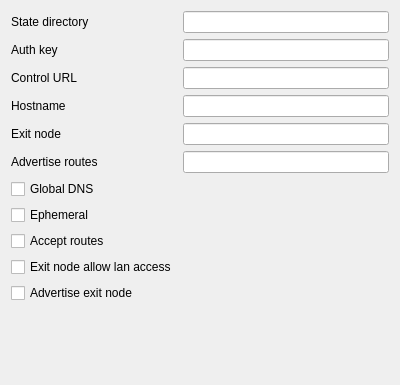
<?xml version="1.0" encoding="UTF-8"?>
<ui version="4.0">
 <class>EditTailScale</class>
 <widget class="QWidget" name="EditTailScale">
  <property name="geometry">
   <rect>
    <x>0</x>
    <y>0</y>
    <width>400</width>
    <height>385</height>
   </rect>
  </property>
  <property name="windowTitle">
   <string>Form</string>
  </property>
  <layout class="QFormLayout" name="formLayout">
   <item row="0" column="0">
    <widget class="QLabel" name="label">
     <property name="text">
      <string>State directory</string>
     </property>
    </widget>
   </item>
   <item row="0" column="1">
    <widget class="QLineEdit" name="state_dir"/>
   </item>
   <item row="2" column="0">
    <widget class="QLabel" name="label_2">
     <property name="text">
      <string>Auth key</string>
     </property>
    </widget>
   </item>
   <item row="2" column="1">
    <widget class="QLineEdit" name="auth_key"/>
   </item>
   <item row="4" column="0">
    <widget class="QLabel" name="label_3">
     <property name="text">
      <string>Control URL</string>
     </property>
    </widget>
   </item>
   <item row="4" column="1">
    <widget class="QLineEdit" name="control_plane"/>
   </item>
   <item row="7" column="0">
    <widget class="QLabel" name="label_4">
     <property name="text">
      <string>Hostname</string>
     </property>
    </widget>
   </item>
   <item row="7" column="1">
    <widget class="QLineEdit" name="hostname"/>
   </item>
   <item row="13" column="0">
    <widget class="QCheckBox" name="accept_route">
     <property name="text">
      <string>Accept routes</string>
     </property>
    </widget>
   </item>
   <item row="12" column="0">
    <widget class="QCheckBox" name="ephemeral">
     <property name="text">
      <string>Ephemeral</string>
     </property>
    </widget>
   </item>
   <item row="14" column="0">
    <widget class="QCheckBox" name="exit_node_lan_access">
     <property name="text">
      <string>Exit node allow lan access</string>
     </property>
    </widget>
   </item>
   <item row="15" column="0">
    <widget class="QCheckBox" name="advertise_exit_node">
     <property name="text">
      <string>Advertise exit node</string>
     </property>
    </widget>
   </item>
   <item row="9" column="0">
    <widget class="QLabel" name="label_5">
     <property name="text">
      <string>Exit node</string>
     </property>
    </widget>
   </item>
   <item row="9" column="1">
    <widget class="QLineEdit" name="exit_node"/>
   </item>
   <item row="10" column="0">
    <widget class="QLabel" name="label_6">
     <property name="toolTip">
      <string>&lt;html&gt;&lt;head/&gt;&lt;body&gt;&lt;p&gt;comma seperated list of subnets&lt;/p&gt;&lt;/body&gt;&lt;/html&gt;</string>
     </property>
     <property name="text">
      <string>Advertise routes</string>
     </property>
    </widget>
   </item>
   <item row="10" column="1">
    <widget class="QLineEdit" name="advertise_routes"/>
   </item>
   <item row="11" column="0">
    <widget class="QCheckBox" name="global_dns">
     <property name="toolTip">
      <string>&lt;html&gt;&lt;head/&gt;&lt;body&gt;&lt;p&gt;use tailscale dns as the remote dns&lt;/p&gt;&lt;/body&gt;&lt;/html&gt;</string>
     </property>
     <property name="text">
      <string>Global DNS</string>
     </property>
    </widget>
   </item>
  </layout>
 </widget>
 <resources/>
 <connections/>
</ui>
